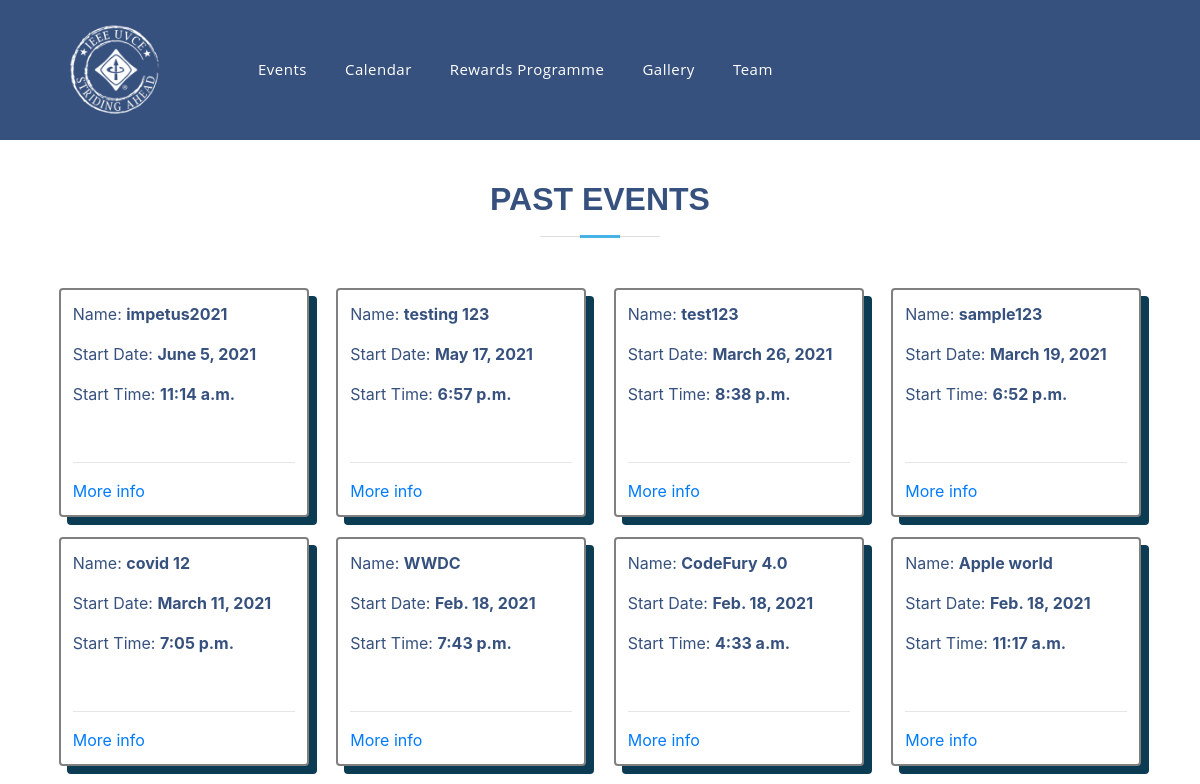
The page /events/evold (upper part) on the database as committed earlier.
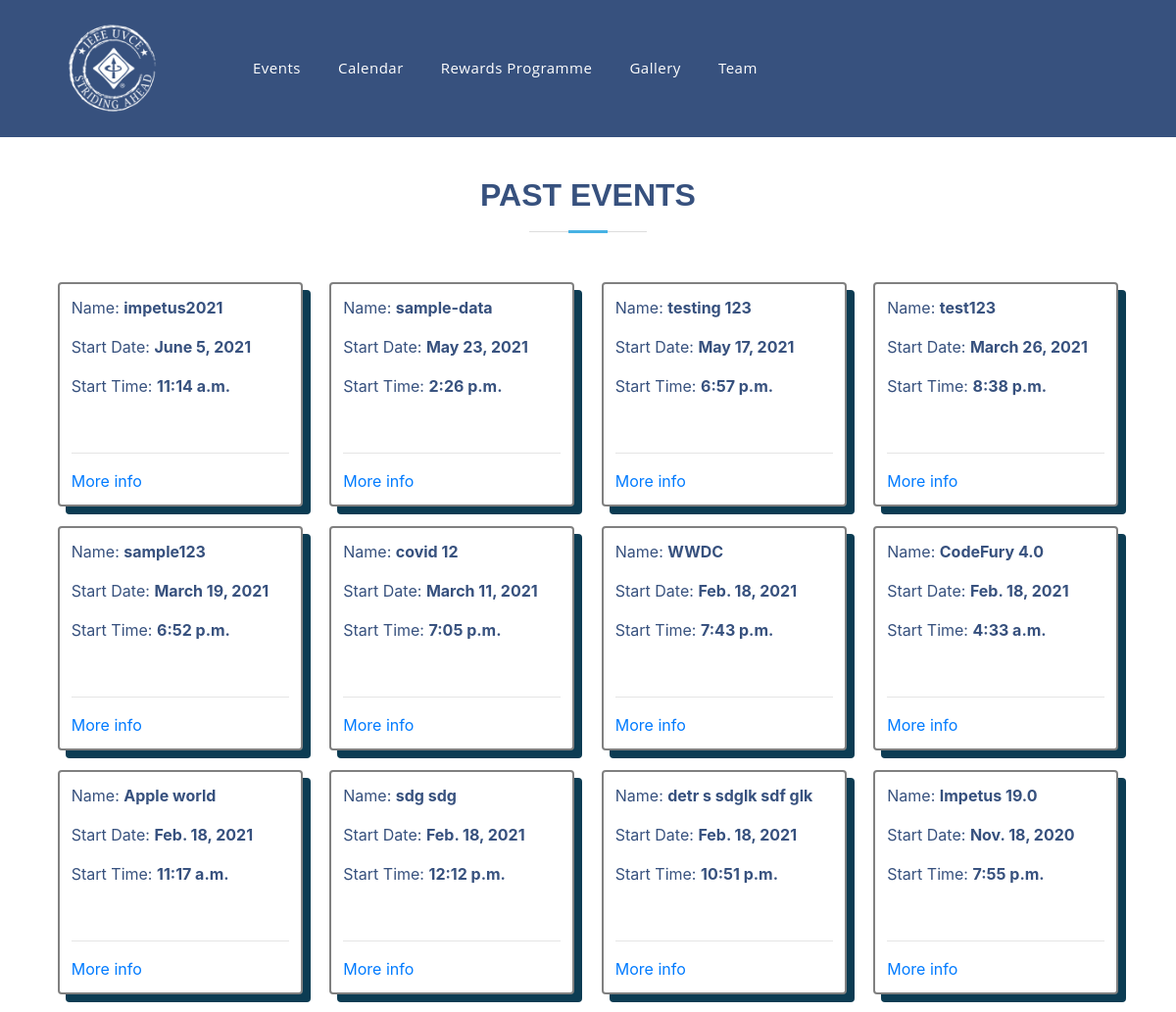
The same page on the database as committed later.
### events/models.py (models this page shows, shortened)
class Event(models.Model):
    event_name = models.CharField(max_length=200)
    slug = models.SlugField(max_length=400)
    date = models.DateField()
    time = models.TimeField()
    location = models.CharField(max_length=100)
    reg = models.URLField(blank=True)
    description = models.TextField(max_length=2000, blank=True)
    created = models.DateTimeField(auto_now_add=True)
    orgzer = models.CharField(max_length=200)
    winners = models.TextField(blank=True, default='Not Yet Decided')
    author = models.ForeignKey(User, default=None, on_delete=models.CASCADE)
    is_approved = models.BooleanField(default=False, blank=True)
    remember_link = models.BooleanField(default=False)
    approved_by = models.CharField(
        max_length=40,  null=True, blank=True, default=" ")
    class Meta:
        verbose_name = "Event"
        verbose_name_plural = "Events"

### events/views.py (the view)
# urls.py: path('evold', views.old_events_view, name='old_events'),
def old_events_view(request):
    events = Event.objects.all().order_by('-date')
    eventold = events.filter(date__lt=datetime.date.today())
    context = {
        'eventold': eventold,
    }
    return render(request, 'events/events_old.html', context)

### events/templates/events/events_old.html
{% extends 'base.html' %} {% block content %}
<section id="skills" class="skills">
    <div class="container" data-aos="fade-up">
        <div class="section-title">
            <h2>Past Events</h2>
        </div>
        <div class="event-container">
            {% for event in eventold %}
            <div class="event">
                <p>Name: <b>{{ event.event_name }}</b></p>
                <p>Start Date: <b>{{ event.date }}</b></p>
                <p>Start Time: <b>{{ event.time }}</b></p>
                <br />
                <hr />
                <a href="{% url 'articles:detail' slug=event.slug %}">More info</a>
            </div>
            {% endfor %}
        </div>
    </div>
</section>
{% endblock %}

Rows that differ between the two databases and show on the page:
added Event: event_name "sample-data", date "May 23, 2021", time "2:26 p.m."
now on this page (row unchanged): Event: event_name "sdg sdg", date "Feb. 18, 2021", time "12:12 p.m."
now on this page (row unchanged): Event: event_name "detr s sdglk sdf glk", date "Feb. 18, 2021", time "10:51 p.m."
now on this page (row unchanged): Event: event_name "Impetus 19.0", date "Nov. 18, 2020", time "7:55 p.m."
